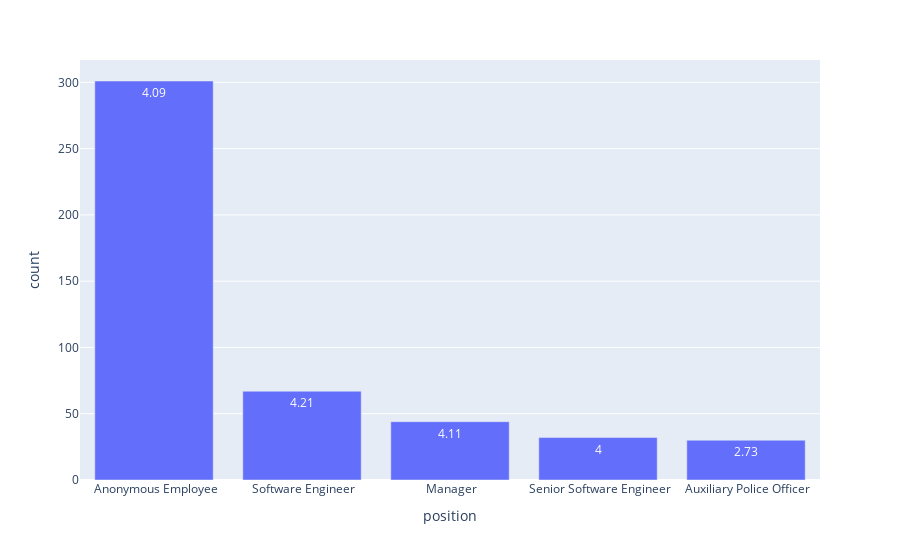

The notebook cell this image was saved under:
### Code cell
import plotly.express as px

fig = px.bar(combined_df, x="position", y="count", text="score")
fig.update_layout(xaxis={'categoryorder':'total descending'})
fig.show()

### Figure 1 — Plotly figure (JSON) as saved in the notebook; plotly's stock layout.template omitted (floating-point values rounded to 4 significant figures)
{"data": [{"alignmentgroup": "True", "hovertemplate": "position=%{x}<br>count=%{y}<br>score=%{text}<extra></extra>", "legendgroup": "", "marker": {"color": "#636efa", "pattern": {"shape": ""}}, "name": "", "offsetgroup": "", "orientation": "v", "showlegend": false, "text": [4.09, 2.73, 4.11, 4, 4.21], "textposition": "auto", "type": "bar", "x": [" Anonymous Employee", " Auxiliary Police Officer", " Manager", " Senior Software Engineer", " Software Engineer"], "xaxis": "x", "y": [301, 30, 44, 32, 67], "yaxis": "y"}], "layout": {"barmode": "relative", "legend": {"tracegroupgap": 0}, "margin": {"t": 60}, "xaxis": {"anchor": "y", "categoryorder": "total descending", "domain": [0, 1], "title": {"text": "position"}}, "yaxis": {"anchor": "x", "domain": [0, 1], "title": {"text": "count"}}}}
